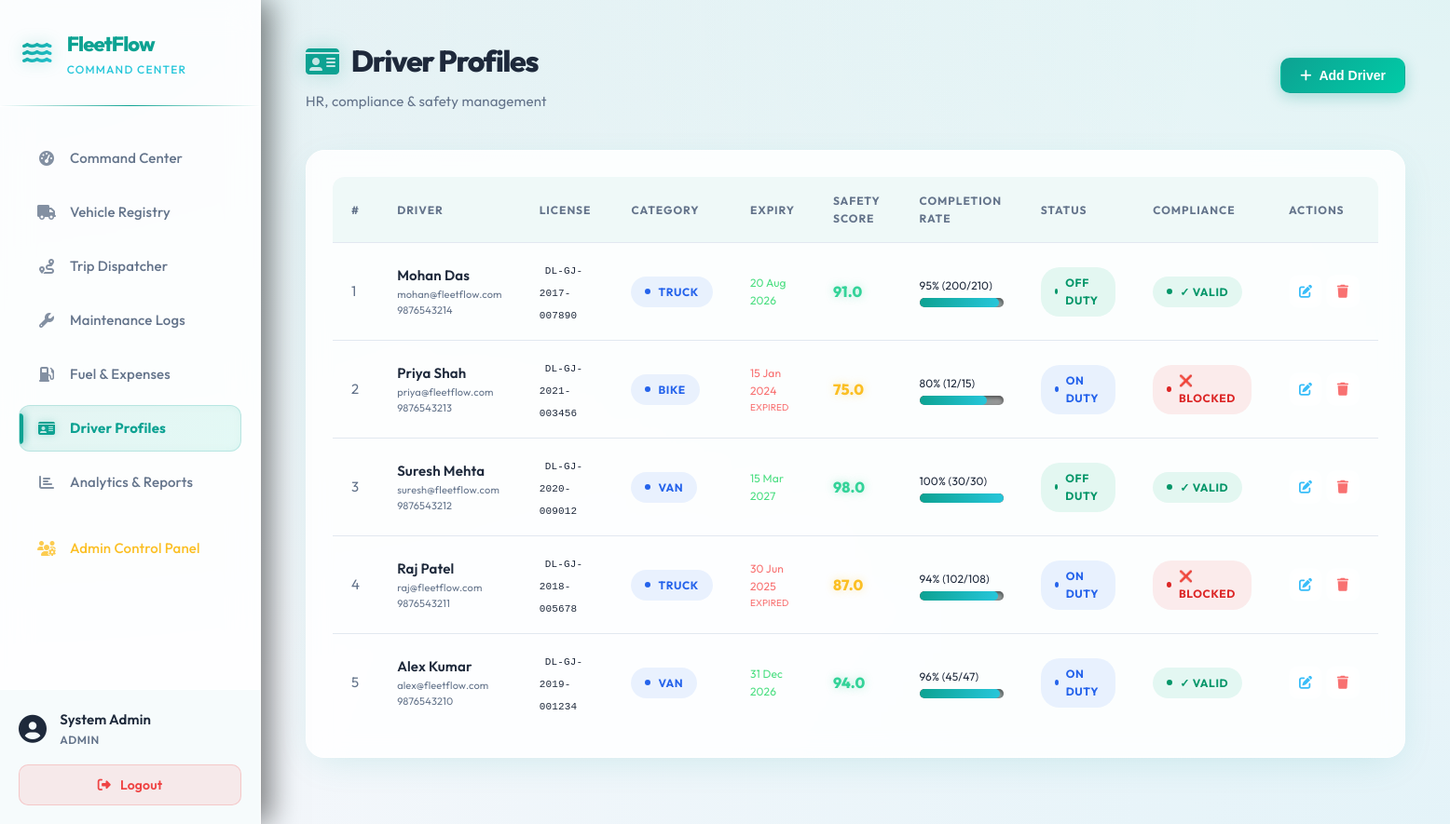
The app's page /pages/drivers.php (signed in) with its own data.
### tables this page shows
CREATE TABLE drivers (
    id INT AUTO_INCREMENT PRIMARY KEY,
    name VARCHAR(100) NOT NULL,
    email VARCHAR(150) NOT NULL DEFAULT '',
    phone VARCHAR(20) NOT NULL DEFAULT '',
    license_number VARCHAR(50) NOT NULL UNIQUE,
    license_category VARCHAR(50) NOT NULL DEFAULT 'Van',
    license_expiry DATE NOT NULL,
    safety_score INT NOT NULL DEFAULT 100,
    trips_completed INT NOT NULL DEFAULT 0,
    trips_total INT NOT NULL DEFAULT 0,
    status VARCHAR(20) NOT NULL DEFAULT 'Off Duty',
    created_at TIMESTAMP DEFAULT CURRENT_TIMESTAMP
);

### pages/drivers.php (the view, shortened to what this page needs)
<?php
require_once '../includes/config.php';
$drivers = $conn->query("SELECT d.*,
    DATEDIFF(d.license_expiry, CURDATE()) as days_to_expiry,
    (SELECT COUNT(*) FROM trips t WHERE t.driver_id=d.id AND t.status='Completed') as actual_completed
    FROM drivers d ORDER BY d.id DESC");
include '../includes/header.php';
?>
<div class="page-header">
    <div>
        <div class="page-title"><i class="fas fa-id-card"></i> Driver Profiles</div>
        <div class="page-subtitle">HR, compliance & safety management</div>
    </div>
    <button class="btn btn-primary" onclick="openModal('addDriverModal')">
        <i class="fas fa-plus"></i> Add Driver
    </button>
</div>
<div class="card">
    <div class="table-wrap">
        <table>
            <thead>
                <tr><th>#</th><th>Driver</th><th>License</th><th>Category</th><th>Expiry</th><th>Safety Score</th><th>Completion Rate</th><th>Status</th><th>Compliance</th><th>Actions</th></tr>
            </thead>
            <tbody>
            <?php $i=1; while ($d = $drivers->fetch_assoc()):
                $status_class = ['On Duty'=>'blue','Off Duty'=>'green','Suspended'=>'red'][$d['status']] ?? 'gray';
                $expired = $d['days_to_expiry'] < 0;
                $expiring_soon = $d['days_to_expiry'] >= 0 && $d['days_to_expiry'] <= 30;
                $completion_rate = $d['trips_total'] > 0 ? round(($d['trips_completed'] / $d['trips_total']) * 100) : 100;
                $score_class = $d['safety_score'] >= 90 ? 'high' : ($d['safety_score'] >= 75 ? 'mid' : 'low');
            ?>
            <tr>
                <td style="color:var(--text-muted)"><?= $i++ ?></td>
                <td>
                    <div style="font-weight:600"><?= htmlspecialchars($d['name']) ?></div>
                    <div style="font-size:11px;color:var(--text-muted)"><?= htmlspecialchars($d['email'] ?: '—') ?></div>
                    <div style="font-size:11px;color:var(--text-muted)"><?= htmlspecialchars($d['phone'] ?: '') ?></div>
                </td>
                <td><code style="background:var(--dark);padding:2px 6px;border-radius:4px;font-size:11px"><?= htmlspecialchars($d['license_number']) ?></code></td>
                <td><span class="pill pill-blue"><?= htmlspecialchars($d['license_category']) ?></span></td>
                <td>
                    <div style="font-size:12px;color:<?= $expired?'#f87171':($expiring_soon?'#fbbf24':'#4ade80') ?>">
                        <?= date('d M Y', strtotime($d['license_expiry'])) ?>
                    </div>
                    <?php if ($expired): ?>
                        <div style="font-size:10px;color:#f87171">EXPIRED</div>
                    <?php elseif ($expiring_soon): ?>
                        <div style="font-size:10px;color:#fbbf24">Expires in <?= $d['days_to_expiry'] ?> days</div>
                    <?php endif; ?>
                </td>
                <td><span class="score score-<?= $score_class ?>"><?= number_format($d['safety_score'], 1) ?></span></td>
                <td>
                    <div style="font-size:12px;margin-bottom:4px"><?= $completion_rate ?>% (<?= $d['trips_completed'] ?>/<?= $d['trips_total'] ?>)</div>
                    <div class="progress-bar"><div class="progress-fill" style="width:<?= $completion_rate ?>%"></div></div>
                </td>
                <td><span class="pill pill-<?= $status_class ?>"><?= $d['status'] ?></span></td>
                <td>
                    <?php if ($expired): ?>
                        <span class="pill pill-red">❌ Blocked</span>
                    <?php elseif ($expiring_soon): ?>
                        <span class="pill pill-yellow">⚠️ Expiring</span>
                    <?php else: ?>
                        <span class="pill pill-green">✓ Valid</span>
                    <?php endif; ?>
                </td>
                <td>
                    <div style="display:flex;gap:4px">
                        <button class="action-btn edit" onclick="editDriver(<?= htmlspecialchars(json_encode($d)) ?>)" title="Edit"><i class="fas fa-edit"></i></button>
                        <form method="POST" style="display:inline" onsubmit="return confirmDelete()">
                            <button type="submit" class="action-btn delete"><i class="fas fa-trash"></i></button>
                        </form>
                    </div>
                </td>
            </tr>
            <?php endwhile; ?>
            </tbody>
        </table>
    </div>
</div>
<?php include '../includes/footer.php'; ?>

### records on screen
drivers: name "Mohan Das", email "mohan@fleetflow.com", phone "9876543214", license_number "DL-GJ-2017-007890", license_category "TRUCK", license_expiry "20 Aug 2026", safety_score "91.0", completion_rate "95", trips_completed "200", trips_total "210", status "OFF DUTY", shows "✓ VALID"
drivers: name "Priya Shah", email "priya@fleetflow.com", phone "9876543213", license_number "DL-GJ-2021-003456", license_category "BIKE", license_expiry "15 Jan 2024", shows "EXPIRED", safety_score "75.0", completion_rate "80", trips_completed "12", trips_total "15", status "ON DUTY", shows "❌ BLOCKED"
drivers: name "Suresh Mehta", email "suresh@fleetflow.com", phone "9876543212", license_number "DL-GJ-2020-009012", license_category "VAN", license_expiry "15 Mar 2027", safety_score "98.0", completion_rate "100", trips_completed "30", trips_total "30", status "OFF DUTY", shows "✓ VALID"
drivers: name "Raj Patel", email "raj@fleetflow.com", phone "9876543211", license_number "DL-GJ-2018-005678", license_category "TRUCK", license_expiry "30 Jun 2025", shows "EXPIRED", safety_score "87.0", completion_rate "94", trips_completed "102", trips_total "108", status "ON DUTY", shows "❌ BLOCKED"
drivers: name "Alex Kumar", email "alex@fleetflow.com", phone "9876543210", license_number "DL-GJ-2019-001234", license_category "VAN", license_expiry "31 Dec 2026", safety_score "94.0", completion_rate "96", trips_completed "45", trips_total "47", status "ON DUTY", shows "✓ VALID"

### other values on screen
$user_name "System Admin"
str_replace('_',' ',$user_role) "ADMIN"
